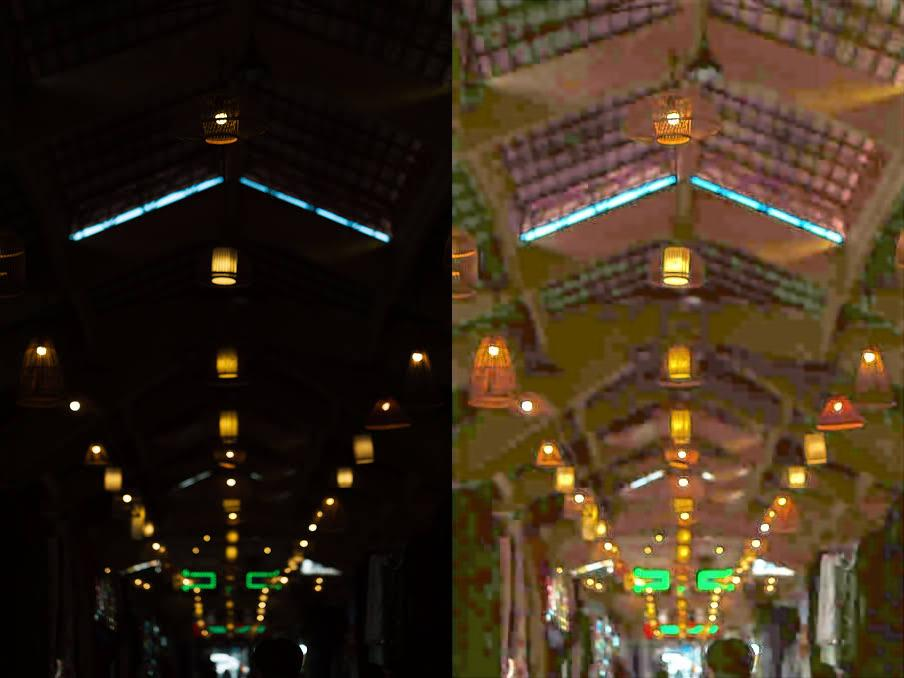
#> input picture S2UNet/comparison/e.jpg, 904 x 678 px, given as the content of the folder /mnt/data/24-LJ/Datasets/Unpair/LIME, which was not available
$ python eval_loe.py
#> lines starting #> are read from the running program, lines starting #| are printed output that depends on the picture; after the words box and inside, x2 and y2 are one past the last pixel; in counts of white or black regions, pixels touching at a corner belong together; pictures that were not available may be replaced by others from this repository, and a replacement may not be noted
#> in calculate_average_loe, orig_img is the input picture: shape (678, 904, 3); mean B, G, R 28.3, 45.4, 60.6
import argparse
import random

import numpy as np
import cv2
import os
from tqdm import tqdm

parser = argparse.ArgumentParser("evaluate_LOE")
parser.add_argument('--test_original_dir', type=str, default='/mnt/data/24-LJ/Datasets/Unpair/LIME')
parser.add_argument('--test_processed_dir', type=str, default='./result_test/LIME')
args = parser.parse_args()


def calculate_loe(original, processed):
    if original.dtype != np.uint8:
        original = (original * 255).astype(np.uint8)
    if processed.dtype != np.uint8:
        processed = (processed * 255).astype(np.uint8)

    L_orig = np.max(original, axis=2).astype(np.float32)
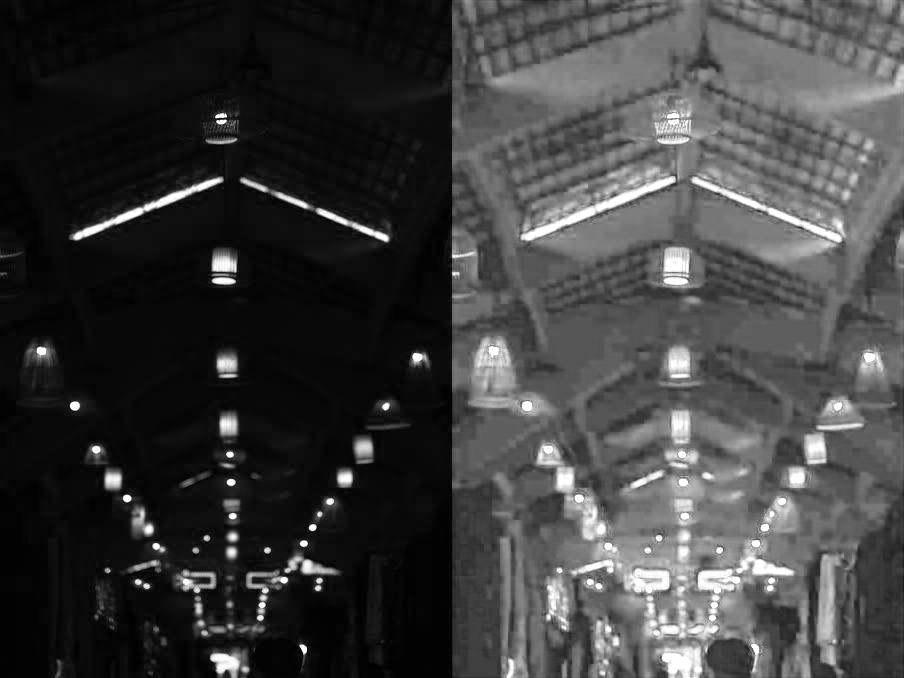
#> L_orig: shape (678, 904) float32; min 0, max 255, mean 62.4
    L_proc = np.max(processed, axis=2).astype(np.float32)

    h, w = L_orig.shape[:2]
#> h = 678; w = 904

    N = 100
    rows = np.round(np.linspace(0, h - 1, N)).astype(int)
#> rows = 100 values from 0 to 677
    cols = np.round(np.linspace(0, w - 1, N)).astype(int)
#> cols = 100 values from 0 to 903

    L_orig_small = L_orig[np.ix_(rows, cols)]
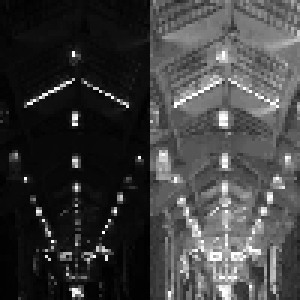
#> L_orig_small: shape (100, 100) float32 (shown 3 times larger); min 0, max 255, mean 62.1
    L_proc_small = L_proc[np.ix_(rows, cols)]

    local_loe = np.zeros((N, N), dtype=np.int32)
    total_loe = 0

    for r in range(N):
        for c in range(N):
            orig_order = (L_orig_small >= L_orig_small[r, c])
            proc_order = (L_proc_small >= L_proc_small[r, c])

            order_error = np.logical_xor(orig_order, proc_order)

            current_errors = np.sum(order_error)
            local_loe[r, c] = current_errors
            total_loe += current_errors
#> local_loe: shape (100, 100) int32; every value is 0
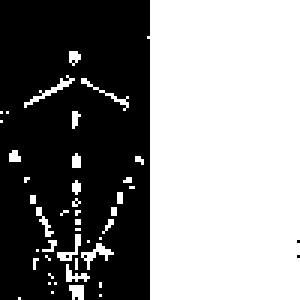
#> orig_order: shape (100, 100) bool (shown 3 times larger); 53.4% white; 5 black regions (4 under 20 px), largest, box (x1, y1, x2, y2) and area: (0, 0, 50, 100) 4656
#> after the loop, total_loe = 0

    pixel_count = N * N
    total_loe = total_loe / pixel_count
    return total_loe, local_loe


def calculate_average_loe(original_dir, processed_dir):

    orig_files_map = {}
    for f in os.listdir(original_dir):
        base_name = os.path.splitext(f)[0]
        if base_name not in orig_files_map:
            orig_files_map[base_name] = f

    proc_files_map = {}
    for f in os.listdir(processed_dir):
        base_name = os.path.splitext(f)[0]
        if base_name not in proc_files_map:
            proc_files_map[base_name] = f

    common_base_names = set(orig_files_map.keys()) & set(proc_files_map.keys())

    if not common_base_names:
        raise ValueError("No matching image files found in both directories (based on filename base)")

    loe_scores = []
    print(f"Calculating LOE for {len(common_base_names)} images...")

    for base_name in tqdm(common_base_names):
        orig_filename = orig_files_map[base_name]
        proc_filename = proc_files_map[base_name]

        orig_path = os.path.join(original_dir, orig_filename)
        orig_img = cv2.imread(orig_path)
        if orig_img is None:
            print(f"Warning: Unable to read {orig_path}, skipping")
            continue

        proc_path = os.path.join(processed_dir, proc_filename)
        proc_img = cv2.imread(proc_path)
        if proc_img is None:
            print(f"Warning: Unable to read {proc_path}, skipping")
            continue

        orig_img = cv2.cvtColor(orig_img, cv2.COLOR_BGR2RGB)
        proc_img = cv2.cvtColor(proc_img, cv2.COLOR_BGR2RGB)

        if orig_img.shape[:2] != proc_img.shape[:2]:
            proc_img = cv2.resize(proc_img, (orig_img.shape[1], orig_img.shape[0]))

        try:
            total_loe, local_loe = calculate_loe(orig_img, proc_img)
#> total_loe = 0
            loe_scores.append(total_loe)

        except Exception as e:
            print(f"Error calculating LOE for {orig_filename} and {proc_filename}: {str(e)}")
            continue

    if not loe_scores:
        raise ValueError("All image calculations failed, unable to compute average")

    average_loe = np.mean(loe_scores)
#> average_loe = 0

    return average_loe


def set_seed(seed=5):
    np.random.seed(seed)
    random.seed(seed)


if __name__ == "__main__":
    average_loe = calculate_average_loe(
        args.test_original_dir,
        args.test_processed_dir
    )
#> average_loe = 0
    print("\n===== Evaluation Result =====")
    print(f"LOE: {average_loe:.2f}")
#| LOE: 0.00

$ run again, on S2UNet/comparison/fr.jpg
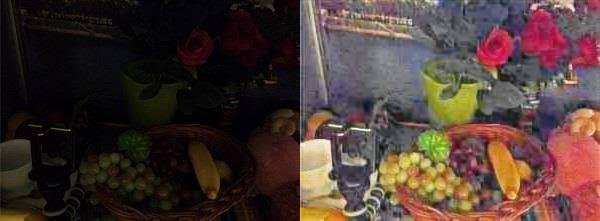
#> input picture S2UNet/comparison/fr.jpg, 600 x 221 px, given as the content of the folder /mnt/data/24-LJ/Datasets/Unpair/LIME, which was not available
#> in calculate_average_loe, orig_img is the input picture: shape (221, 600, 3); mean B, G, R 50.8, 56, 73.9
#> in calculate_loe, `L_orig_small = L_orig[np.ix_(rows, cols)]`:
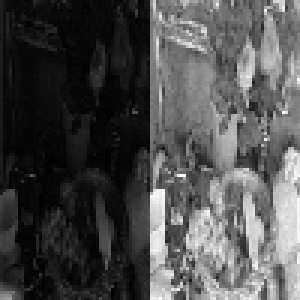
#> L_orig_small: shape (100, 100) float32 (shown 3 times larger); min 0, max 255, mean 76.8
#> after the loop in calculate_loe, `for r in range(N):`:
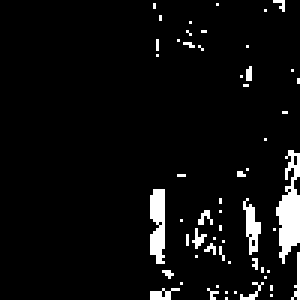
#> orig_order: shape (100, 100) bool (shown 3 times larger); 5.4% white; 57 white regions (52 under 20 px), largest, box (x1, y1, x2, y2) and area: (92, 50, 100, 88) 173, (50, 63, 55, 88) 104, (81, 66, 87, 85) 57, (50, 96, 60, 100) 23, (97, 84, 100, 100) 20
#> after the loop in calculate_loe, `for r in range(N):`: total_loe = 0
#| LOE: 0.00
